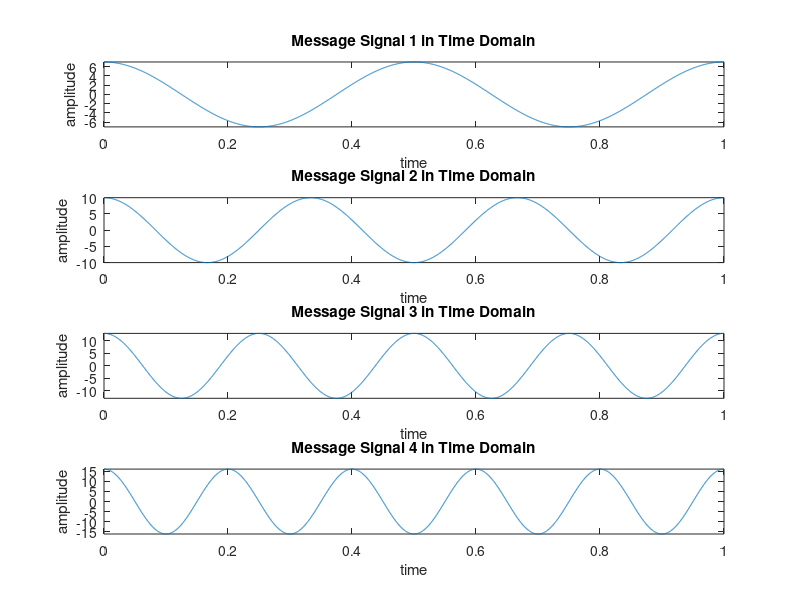
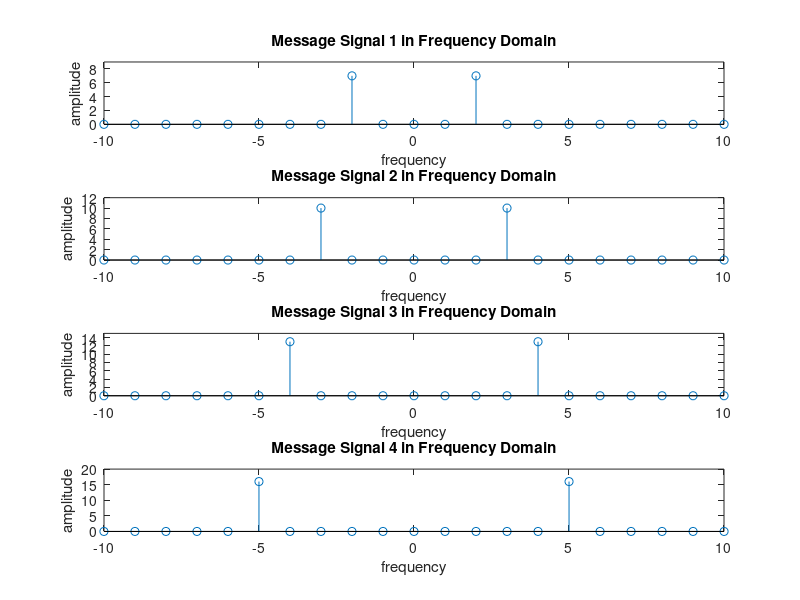
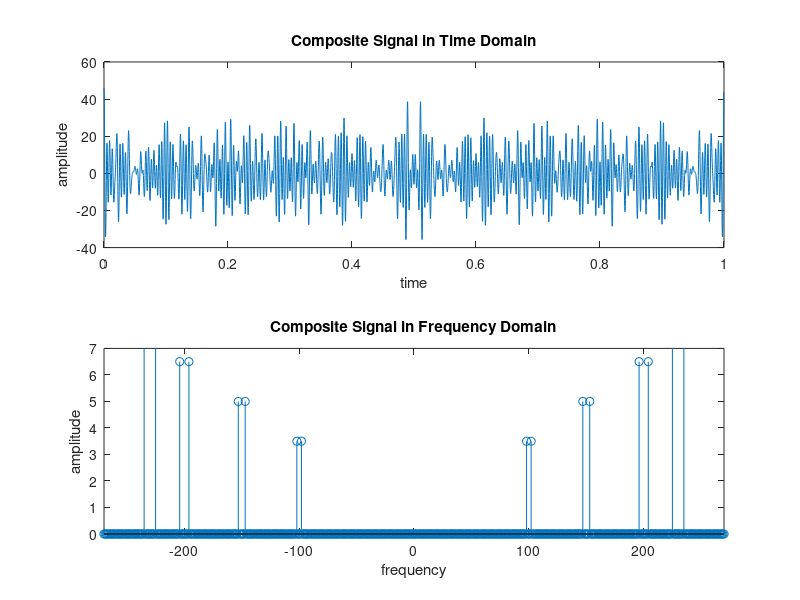
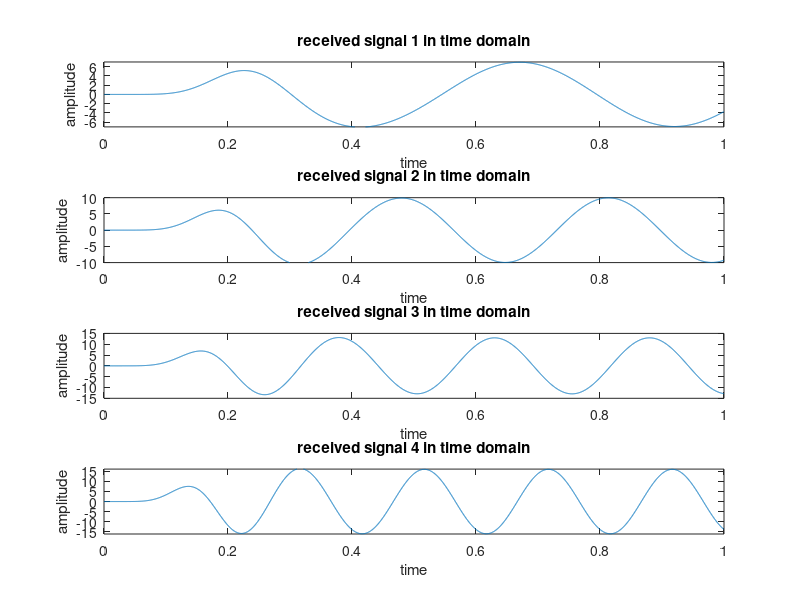

Source code (MATLAB) for these figures, in order:
%ID=20-42451-1
clc;
clear all;
close all;

A=2;
B=0;
C=4;
D=2;
E=4;
F=5;
G=1;
H=1;

fs=4001;
t=0:1/fs:1-1/fs;

am1=(F+2);
fm1=(G+1);
mt1=am1*cos(2*pi*fm1*t);

am2 = (F+5);
fm2= (G+2);
mt2=am2*cos(2*pi*fm2*t);
  
am3 = (F+8); 
fm3 = (G+3);
mt3 = am3*cos(2*pi*fm3*t);

am4 = (F+11); 
fm4 = (G+4);
mt4 = am4*cos(2*pi*fm4*t);

%% Carrier Signal Generation
Cm1 = 1; %Amplitude of First Carrier Signal
fc1 = 100; %Frequency of First Carrier Signal
c1 = Cm1*cos(2*pi*fc1*t); % First Carrier Signal

Cm2 = 1; %Amplitude of Second Carrier Signal
fc2 = 150; %Frequency of Second Carrier Signal
c2 = Cm2*cos(2*pi*fc2*t); % Second Carrier Signal

Cm3 = 1; %Amplitude of Third Carrier Signal
fc3 = 200; %Frequency of Third Carrier Signal
c3 = Cm3*cos(2*pi*fc3*t); % Third Carrier Signal

Cm4 = 1; %Amplitude of Forth Carrier Signal
fc4 = 230; %Frequency of Forth Carrier Signal
c4 = Cm4*cos(2*pi*fc4*t); % Forth Carrier Signal

%% Composite Signal Generation
x = (mt1).*c1+(mt2).*c2+(mt3).*c3+(mt4).*c4;
%%figure of signals in time domain
figure; %1
subplot(4,1,1);
plot(t,mt1);
xlabel('time');
ylabel('amplitude');
title('Message Signal 1 in Time Domain');
ylim([-am1 am1]);

subplot(4,1,2);
plot(t,mt2);
xlabel('time');
ylabel('amplitude');
title('Message Signal 2 in Time Domain');
ylim([-am2 am2]);

subplot(4,1,3);
plot(t,mt3);
xlabel('time');
ylabel('amplitude');
title('Message Signal 3 in Time Domain');
ylim([-am3 am3]);

subplot(4,1,4);
plot(t,mt4);
xlabel('time');
ylabel('amplitude');
title('Message Signal 4 in Time Domain');
ylim([-am4 am4]);

%freq. domain conversion
M1 = abs(fftshift(fft(mt1)))/(fs/2); %Fourier Transformation of mt1
M2 = abs(fftshift(fft(mt2)))/(fs/2); %Fourier Transformation of mt2
M3 = abs(fftshift(fft(mt3)))/(fs/2); %Fourier Transformation of mt3
M4= abs(fftshift(fft(mt4)))/(fs/2); %Fourier Transformation of mt4
X = abs(fftshift(fft(x)))/(fs/2); %Fourier Transformation of x (composite sig.)
f = fs/2*linspace(-1,1,fs);

figure; %2
subplot(4,1,1);
%%plot(f,M1)
stem(f,M1);
xlabel('frequency');
ylabel('amplitude');
title('Message Signal 1 in Frequency Domain');
axis([-10 10 0 9]);

subplot(4,1,2);
%%plot(f,M2)
stem(f,M2);
xlabel('frequency');
ylabel('amplitude');
title('Message Signal 2 in Frequency Domain');
axis([-10 10 0 12]);

subplot(4,1,3);
%%plot(f,M3)
stem(f,M3);
xlabel('frequency');
ylabel('amplitude');
title('Message Signal 3 in Frequency Domain');
axis([-10 10 0 15]);

subplot(4,1,4);
stem(f,M4);
xlabel('frequency');
ylabel('amplitude');
title('Message Signal 4 in Frequency Domain');
axis([-10 10 0 20]);

figure %3
subplot(2,1,1);
plot(t,x);
xlabel('time');
ylabel('amplitude');
title('Composite Signal in Time Domain');
subplot(2,1,2);
stem(f,X);
xlabel('frequency');
ylabel('amplitude');
title('Composite Signal in Frequency Domain');
axis([-270 270 0 7]);

%% Passing the Composite Signal Through Bandpass Filter
[num1, den1] = butter(5, [(fc1-fm1-6)/(fs/2),(fc1+fm1+6)/(fs/2)]);
%Butterworth Filter Window Determining for Bandpass Filter
bpf1 = filter(num1,den1,x); %Filtering is done here

[num2, den2] = butter(5, [(fc2-fm2-6)/(fs/2),(fc2+fm2+6)/(fs/2)]);
bpf2 = filter(num2,den2,x); 

[num3, den3] = butter(5, [(fc3-fm3-6)/(fs/2),(fc3+fm3+6)/(fs/2)]);
bpf3 = filter(num3,den3,x); 

[num4, den4] = butter(5, [(fc4-fm4-6)/(fs/2),(fc4+fm4+6)/(fs/2)]);
bpf4= filter(num4,den4,x); %Filtering is done here

%% Mixing
z1 = 2*bpf1.*c1;
z2 = 2*bpf2.*c2;
z3 = 2*bpf3.*c3;
z4=  2*bpf4.*c4;
%%
%% Passing the Mixed Signals Through Lowpass Filter
[num5, den5] = butter(5, (fm1+3)/(fs/2)); %Low pass filter is made here
rec1 = filter(num5,den5,z1); %Filtering is done here
[num6, den6] = butter(5, (fm2+3)/(fs/2)); 
rec2 = filter(num6,den6,z2); 
[num7, den7] = butter(5, (fm3+3)/(fs/2));
rec3 = filter(num7,den7,z3);
[num8, den8] = butter(5, (fm4+3)/(fs/2));
rec4 = filter(num8,den8,z4);
%%
%%
%% Plotting the Received Signals in Time-Domain and Frequency Domain
figure; %3
subplot(4,1,1);
plot(t,rec1);
xlabel('time');
ylabel('amplitude');
title('received signal 1 in time domain');
ylim([-am1 am1]);

subplot(4,1,2);
plot(t,rec2);
xlabel('time');
ylabel('amplitude');
title('received signal 2 in time domain');
ylim([-am2 am2]);

subplot(4,1,3);
plot(t,rec3);
xlabel('time');
ylabel('amplitude');
title('received signal 3 in time domain');

subplot(4,1,4);
plot(t,rec4);
xlabel('time');
ylabel('amplitude');
title('received signal 4 in time domain');
ylim([-am4 am4]);
%freq. domain conversion
R1 = abs(fftshift(fft(rec1)))/(fs/2); %Fourier Transformation is done here
R2 = abs(fftshift(fft(rec2)))/(fs/2); 
R3 = abs(fftshift(fft(rec3)))/(fs/2); 
R4 = abs(fftshift(fft(rec4)))/(fs/2); 

figure;%5
subplot(4,1,1);
stem(f,R1);
xlabel('frequnecy');
ylabel('amplitude');
title('received signal 1 in frequnecy domain');
axis([-10 10 0 9]);

subplot(4,1,2);
stem(f,R2);
xlabel('frequnecy');
ylabel('amplitude');
title('received signal 2 in frequnecy domain');
axis([-10 10 0 12]);

subplot(4,1,3);
stem(f,R3);
xlabel('frequnecy');
ylabel('amplitude');
title('received signal 3 in frequnecy domain');
axis([-10 10 0 15]);

subplot(4,1,4);
stem(f,R4);
xlabel('frequnecy');
ylabel('amplitude');
title('received signal 4 in frequnecy domain');
axis([-10 10 0 20]);
%% End
